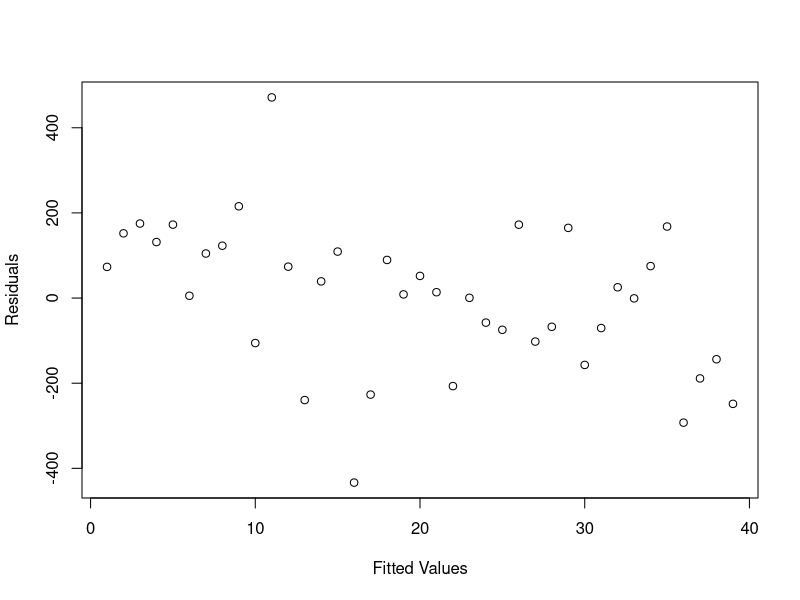
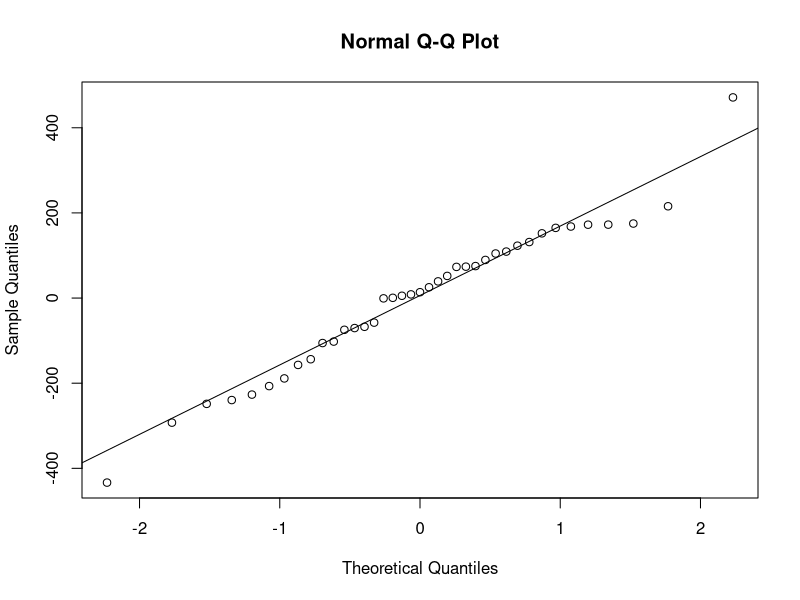
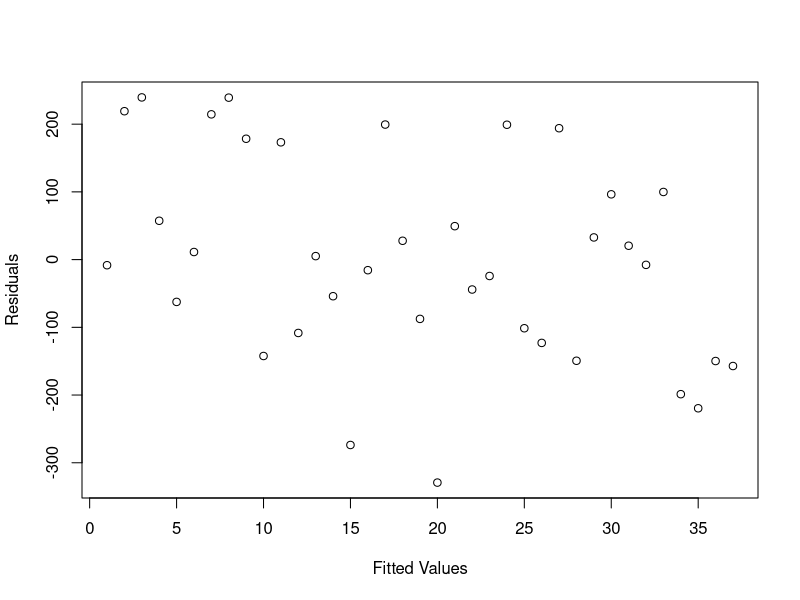
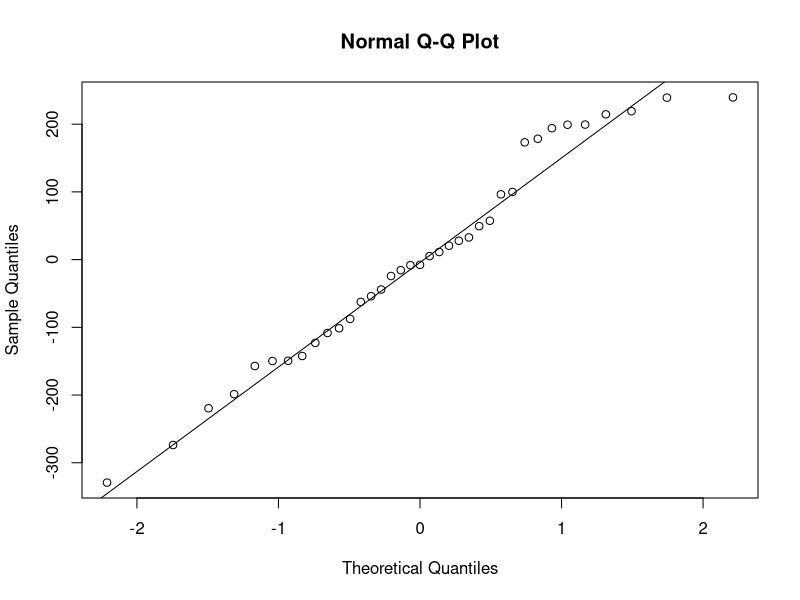
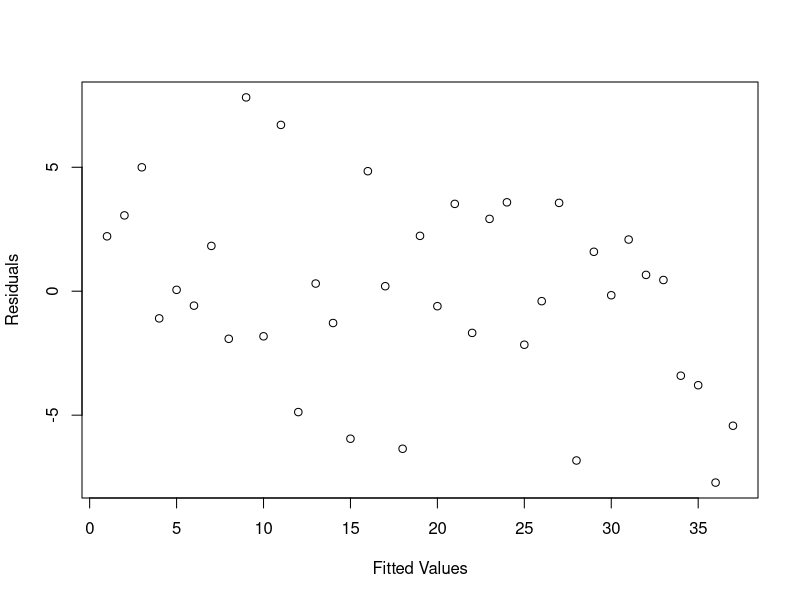
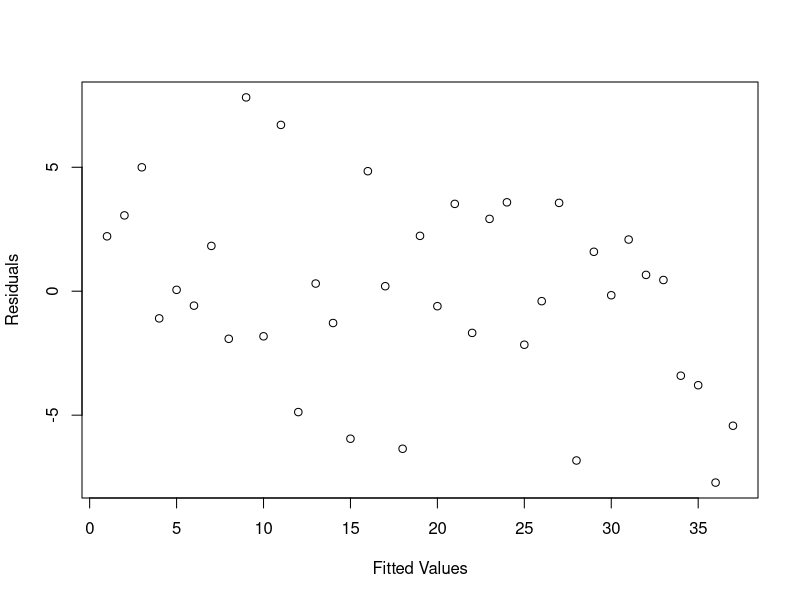
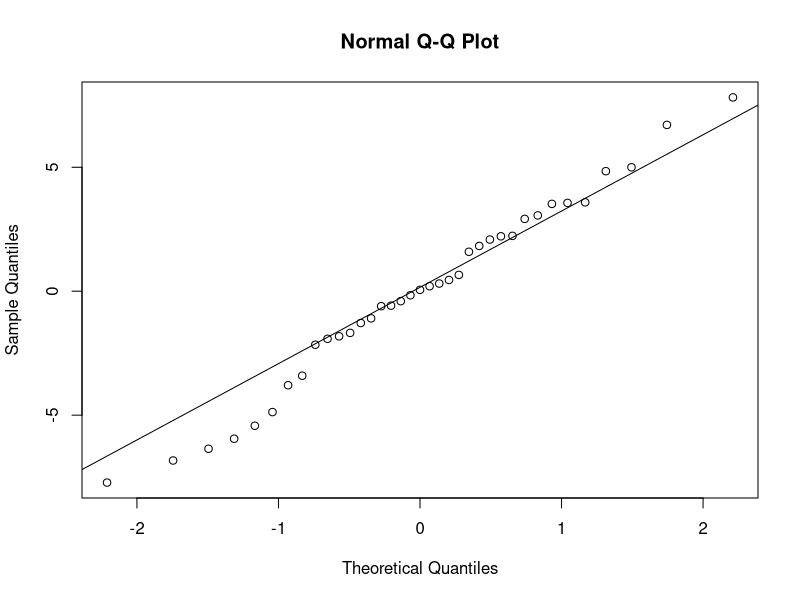
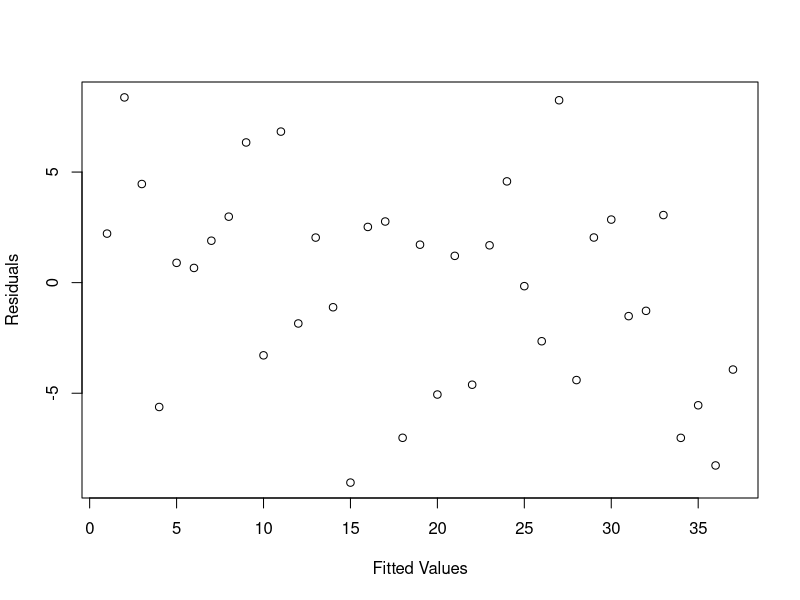

The R source for these figures, in order:

library(ggplot2)
library(tidyverse)
library(caret)
library(car)
library(mgcv)
library(Metrics)

data <- read.table("project_data.txt", header = T)
head(data)
# pairs(data)
# pairs(data[c(1:7,16)])
# pairs(data[c(8:15,16)])
# corr <- cor(data)
# abs(cor(data)) > 0.7

data <- data[-5]
data_partition <- createDataPartition(data$Crime, p = 0.8, list = FALSE)
data_train <- data[data_partition, ]
data_valid <- data[-data_partition, ]

# stepwise regression
lm_all <- lm(data = data_train, Crime ~ M+So+Ed+Po1+LF+ 
             MF+Pop+NW+U1+U2+Wealth+Ineq+Prob+Time)
lm_null <- lm(data=data_train, Crime~1)

summary(lm_all)

lm_step <- step(lm_null, scope = list(lower = lm_null, 
                upper = lm_all), direction = "both", trace = 1)
summary(lm_step)

plot(residuals(lm_step), xlab = "Fitted Values", ylab = "Residuals")
qqnorm(residuals(lm_step))
qqline(residuals(lm_step))


stud_res_lm <- rstudent(lm_step)
outliers_lm <- which(abs(stud_res_lm) > 2)
data_clean_lm <- data_train[-outliers_lm,]
lm_model_clean <- lm(Crime ~ Po1+Ineq+Ed+M+Prob+U2, data = data_clean_lm)
summary(lm_model_clean)

plot(residuals(lm_model_clean), xlab = "Fitted Values", ylab = "Residuals")
qqnorm(residuals(lm_model_clean))
qqline(residuals(lm_model_clean))


# select based simple linear model here
# the residuals show slight heteroscedasticity, variance could be decreasing

# also since it is count data, try poisson model 
# find best fit poisson model here

pois_all1 <- glm(data = data_clean_lm, Crime ~ M+So+Ed+Po1+LF+ 
                 MF+Pop+NW+U1+U2+Wealth+Ineq+Prob+Time, family = poisson(link = "log"))
summary(pois_all1)
plot(residuals(pois_all1), xlab = "Fitted Values", ylab = "Residuals")

pois_step1 <- step(pois_all1, direction = "both", trace = TRUE)
summary(pois_step1)
plot(residuals(pois_step1), xlab = "Fitted Values", ylab = "Residuals")
qqnorm(residuals(pois_step1))
qqline(residuals(pois_step1))

anova(pois_step1,test="Chisq")
sigma2 <- sum(residuals(pois_step1,type="pearson")^2)/(pois_step1$df.resid)
1-pchisq(sigma2*pois_step1$df.residual,pois_step1$df.residual)
pois_step1$df.resid*sigma2/qchisq(.95,pois_step1$df.resid)

summary(pois_step1,dispersion=sigma2)

pois_all2 <- glm(data = data_clean_lm, Crime ~ M+So+Ed+Po1+U2+Ineq+Prob, family = quasipoisson(link="log"))
summary(pois_all2)
plot(residuals(pois_all2), xlab = "Fitted Values", ylab = "Residuals")
qqnorm(residuals(pois_all2))
qqline(residuals(pois_all2))

anova(pois_all1, pois_all2, test = "Chisq")

gamma_all <- glm(data = data_clean_lm, Crime ~  M+So+Ed+Po1+U2+Ineq+Prob, family = Gamma())
summary(gamma_all)
plot(residuals(gamma_all), xlab = "Fitted Values", ylab = "Residuals")

gamma_all_step <- step(gamma_all, direction = "both", trace = TRUE)
summary(gamma_all_step)
plot(residuals(gamma_all_step), xlab = "Fitted Values", ylab = "Residuals")
qqnorm(residuals(gamma_all_step))
qqline(residuals(gamma_all_step))

# gamma_all_identity <- glm(data = data, Crime ~ M+So+Ed+Po1+LF+ 
#                    MF+Pop+NW+U1+U2+Wealth+Ineq+Prob+Time, family = Gamma(link="identity"))
# summary(gamma_all_identity)
# plot(residuals(gamma_all_identity))

quasi1 <- glm(data = data_clean_lm, Crime ~M+So+Ed+Po1+U2+Ineq+Prob, 
              family = quasi(link="log", variance = "mu^2"))
summary(quasi1)
plot(residuals(quasi1), xlab = "Fitted Values", ylab = "Residuals")
qqnorm(residuals(quasi1))
qqline(residuals(quasi1))

quasi2 <- glm(data = data_clean_lm, Crime ~M+So+Ed+Po1+U2+Ineq+Prob, 
              family = quasi(link="inverse", variance = "mu^2"))
summary(quasi2)
plot(residuals(quasi2), xlab = "Fitted Values", ylab = "Residuals")
qqnorm(residuals(quasi2))
qqline(residuals(quasi2))

## GAM models
# gam_poisson <- gam(Crime ~ s(M,k=5)+So+s(Ed,k=5)+s(Po1,k=5)+s(LF,k=5)+s(MF,k=5)+s(Pop,k=5)
#                    +s(NW,k=5)+s(U1,k=5)+s(U2,k=5)+s(Wealth,k=5)+s(Ineq,k=5)+s(Prob,k=5)+s(Time,k=5),
#                    family = poisson(link = "log"), data = data_clean_lm)

gam_poisson <- gam(Crime ~ s(M,k=5)+So+s(Ed,k=5)+s(Po1,k=5)+s(U2,k=5)+s(Ineq,k=5)+s(Prob,k=5)+s(Time,k=5),
                   family = poisson(link = "log"), data = data_clean_lm)
summary(gam_poisson)
plot(residuals(gam_poisson), xlab = "Fitted Values", ylab = "Residuals")
qqnorm(residuals(gam_poisson))
qqline(residuals(gam_poisson))

# prediction
valid_x <-data_valid[1:14]
valid_y <- data_valid[15]
pois_glm_pred <- predict(pois_all2, newdata = valid_x, type = "response")
pois_gam_pred <- predict(gam_poisson, newdata = valid_x, type = "response")

glm_rmse <- rmse(valid_y$Crime, pois_glm_pred)
gam_rmse <- rmse(valid_y$Crime, pois_gam_pred)
glm_rmse
gam_rmse

glm_mape <- mape(valid_y$Crime, pois_glm_pred)
gam_mape <- mape(valid_y$Crime, pois_gam_pred)
glm_mape
gam_mape
